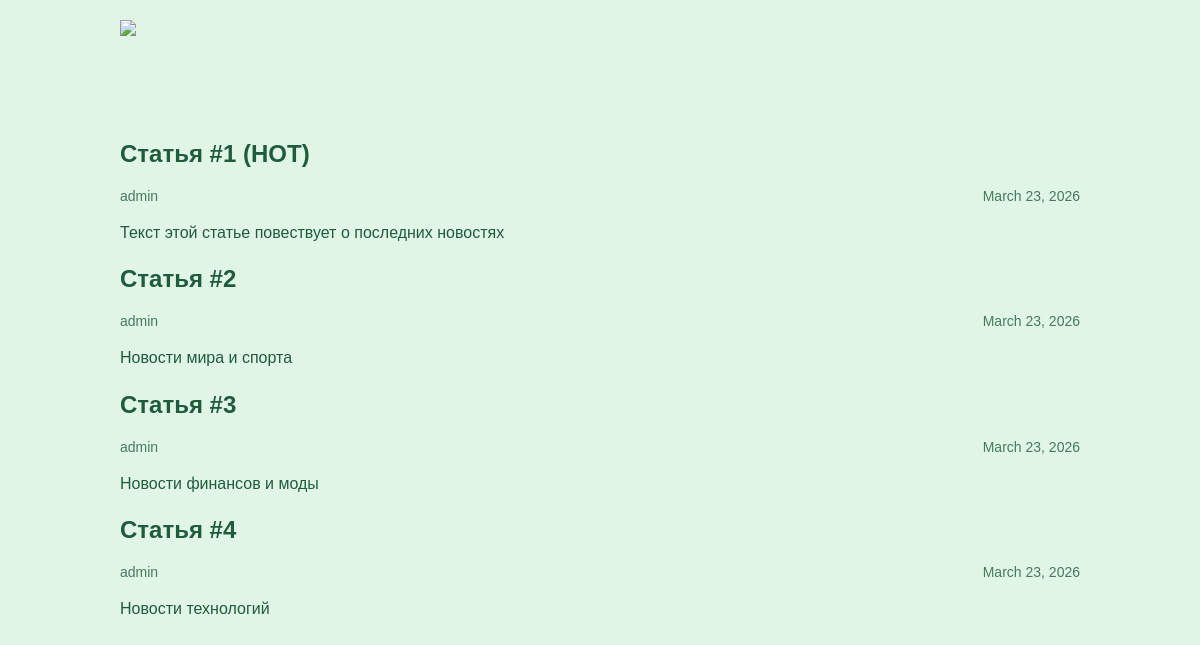
The page / on the database its author committed.
### articles/models.py (models this page shows, shortened)
class Article(models.Model):
    title = models.CharField(max_length=200)
    author = models.ForeignKey(User, on_delete=models.CASCADE)
    text = models.TextField()
    created_date = models.DateField(auto_now_add=True)
    def get_excerpt(self):
        return self.text[:140] + "..." if len(self.text) > 140 else self.text

### articles/views.py (the view)
# urls.py: path("", views.archive, name="archive"),
def archive(request):
    return render(request, 'archive.html', {"posts": Article.objects.all()})

### articles/templates/archive.html (shortened to what this page needs)
{% load static %}
<!doctype html>
<html>
    <head>
        <link rel="stylesheet" href="{% static 'css/archive.css' %}" />
    </head>
    <body class="archive">
        <div class="header">
            <img src="{% static 'img/dpb-logo.png' %}" />
        </div>
        <div class="archive">
            {% for post in posts %}
            <div class="one-post">
                <h2 class="post-title">
                    <a href="{% url 'get_article' post.id %}"
                        >{{ post.title }}</a
                    >
                </h2>
                <div class="article-info">
                    <div class="article-author">{{ post.author.username }}</div>
                    <div class="article-created-date">
                        {{ post.created_date }}
                    </div>
                </div>
                <p class="article-text">{{ post.get_excerpt }}</p>
            </div>
            {% endfor %}
        </div>
    </body>
</html>

### articles/static/css/archive.css (style rules this page uses)
body { background: #e0f5e5; font-family: Tahoma, Arial, sans-serif; color: #1f5c3b; margin: 0; padding: 0; }
.header { padding: 20px 0; }
.header img { display: block; height: 80px; margin-left: auto; margin-right: auto; }
.archive { width: 960px; margin-left: auto; margin-right: auto; }
.one-post { margin-bottom: 20px; }
.post-title a { color: #1f5c3b; text-decoration: none; }
.article-author { width: 50%; float: left; }
.article-created-date { text-align: right; }
.article-info { overflow: hidden; margin-bottom: 10px; font-size: 14px; opacity: 0.8; }
.article-text { line-height: 1.6; }

### rows shown on the page
Article: title "Статья #1 (HOT)", author.username "admin", created_date "March 23, 2026", get_excerpt "Текст этой статье повествует о последних новостях"
Article: title "Статья #2", author.username "admin", created_date "March 23, 2026", get_excerpt "Новости мира и спорта"
Article: title "Статья #3", author.username "admin", created_date "March 23, 2026", get_excerpt "Новости финансов и моды"
Article: title "Статья #4", author.username "admin", created_date "March 23, 2026", get_excerpt "Новости технологий"
